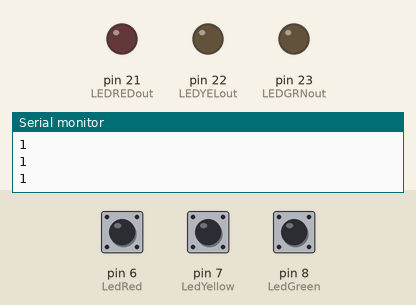
Bench run of a sketch on a simulated Arduino Mega 2560, built with avr-gcc and run on an emulated ATmega2560. On the bench: output pins drawn as LEDs (lit = HIGH), the last lines printed to the serial monitor. The test bench sets the inputs (shaded band); at power-on: pin 7 (LedYellow) HIGH, pin 8 (LedGreen) HIGH, pin 6 (LedRed) HIGH.

Above: at 5.2 s.
5.3 s: pin 7 (LedYellow) pulled LOW for 0.3 s
At 6.7 s:
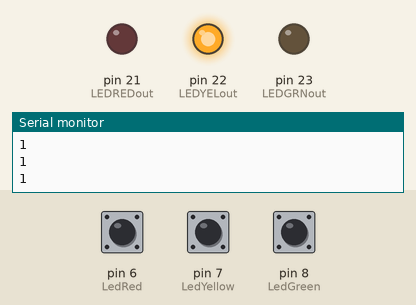
7.1 s: pin 8 (LedGreen) pulled LOW for 0.3 s
At 7.7 s:
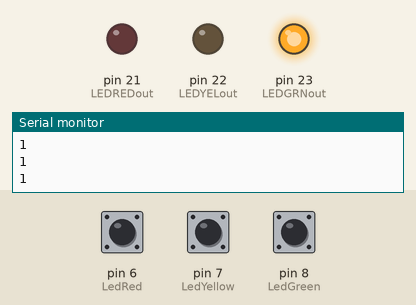
8.9 s: pin 6 (LedRed) pulled LOW for 0.3 s
At 9.7 s:
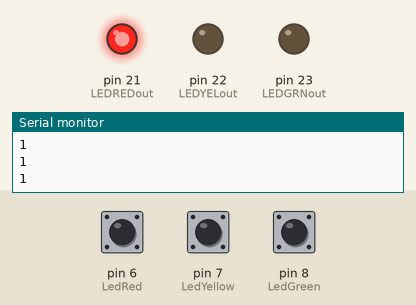
10.7 s: pin 7 (LedYellow) pulled LOW for 1 s
At 11.7 s:
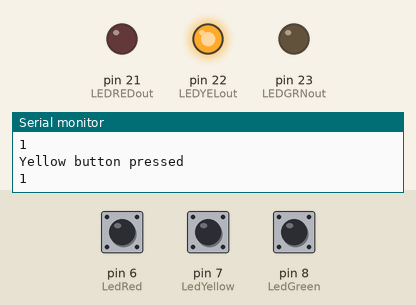
13.2 s: pin 6 (LedRed) pulled LOW for 1 s
At 13.7 s:
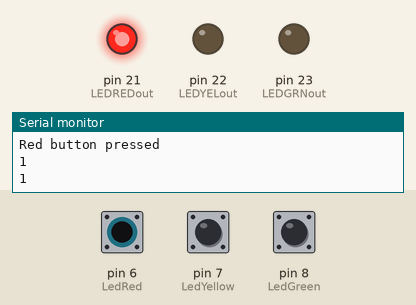
Timing chart, 0 to 16.2 s (numbered marks = the images above; inputs shaded):
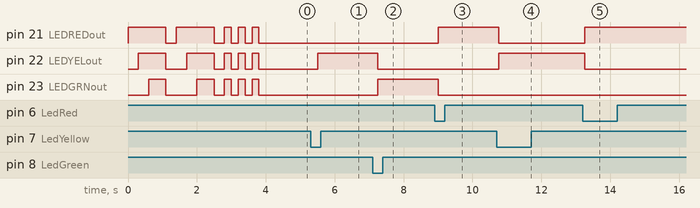

Measured:
- after the input at 5.3 s, pin 22 (LEDYELout): LOW → HIGH after 0.20 s
- after the input at 7.1 s, pin 22 (LEDYELout): HIGH → LOW after 0.15 s; pin 23 (LEDGRNout): LOW → HIGH after 0.15 s
- after the input at 8.9 s, pin 21 (LEDREDout): LOW → HIGH after 0.11 s; pin 23 (LEDGRNout): HIGH → LOW after 0.11 s
- after the input at 10.7 s, pin 21 (LEDREDout): HIGH → LOW after 0.06 s; pin 22 (LEDYELout): LOW → HIGH after 0.06 s
- after the input at 13.2 s, pin 21 (LEDREDout): LOW → HIGH after 0.06 s; pin 22 (LEDYELout): HIGH → LOW after 0.06 s

The sketch:

LedButtonsImplementation.ino
```cpp
//basic code that will light up LEDs in the buttons when the corresponding button is pressed
//make sure to connect wires correctly
//pins on buttons with +/- are used for LED, connect - to ground and + to pin on "EXTRA" connector
// bigger pins on buttons are for button, connect one to correct pin on button connector, other pin goes to ground

int LedRed = 6;
int LedYellow = 7;
int LedGreen = 8;
int LEDREDout = 21;    //second pin of extra connector
int LEDYELout = 22;    //third pin of extra connector
int LEDGRNout = 23;    //fourth pin of extra connector


void setup() {
  // put your setup code here, to run once:
  Serial.begin(9600);
  pinMode(LedRed, INPUT_PULLUP);
  pinMode(LedYellow, INPUT_PULLUP);
  pinMode(LedGreen, INPUT_PULLUP);
  pinMode(LEDREDout, OUTPUT);
  pinMode(LEDYELout, OUTPUT);
  pinMode(LEDGRNout, OUTPUT);

  digitalWrite(LEDREDout, LOW);
  digitalWrite(LEDYELout, LOW);
  digitalWrite(LEDGRNout, LOW);

  for(int i=0;i<2;i++){
    digitalWrite(LEDREDout, HIGH);
    delay(300);
    digitalWrite(LEDYELout, HIGH);
    delay(300);
    digitalWrite(LEDGRNout, HIGH);
    delay(500);

    digitalWrite(LEDREDout, LOW);
    digitalWrite(LEDYELout, LOW);
    digitalWrite(LEDGRNout, LOW);
    delay(300);
  }

  for(int j=0;j<3;j++){
    digitalWrite(LEDREDout, HIGH);
    digitalWrite(LEDYELout, HIGH);
    digitalWrite(LEDGRNout, HIGH);
    delay(200);
    digitalWrite(LEDREDout, LOW);
    digitalWrite(LEDYELout, LOW);
    digitalWrite(LEDGRNout, LOW);
    delay(200);
  }

}

void loop() {


  // put your main code here, to run repeatedly:
  int LedRedStatus = digitalRead(LedRed);
  int LedYellowStatus = digitalRead(LedYellow);
  int LedGreenStatus = digitalRead(LedGreen);

  if(LedRedStatus == 0){
    Serial.println("Red button pressed");
    digitalWrite(LEDYELout, LOW);
    digitalWrite(LEDGRNout, LOW);
    digitalWrite(LEDREDout, HIGH);
  }
  else{
      Serial.println(LedRedStatus);
  }

  if(LedYellowStatus == 0){
    Serial.println("Yellow button pressed");
    digitalWrite(LEDREDout, LOW);
    digitalWrite(LEDGRNout, LOW);
    digitalWrite(LEDYELout, HIGH);
  }
  else{
      Serial.println(LedYellowStatus);
  }

  if(LedGreenStatus == 0){
    Serial.println("Green button pressed");
    digitalWrite(LEDYELout, LOW);
    digitalWrite(LEDREDout, LOW);
    digitalWrite(LEDGRNout, HIGH);
  }
  else{
      Serial.println(LedGreenStatus);
  }
 // Serial.println(LedRedStatus);
  //Serial.println(LedYellowStatus, DEC );
  //Serial.println(LedGreenStatus, DEC);

  delay(250);

}
```
